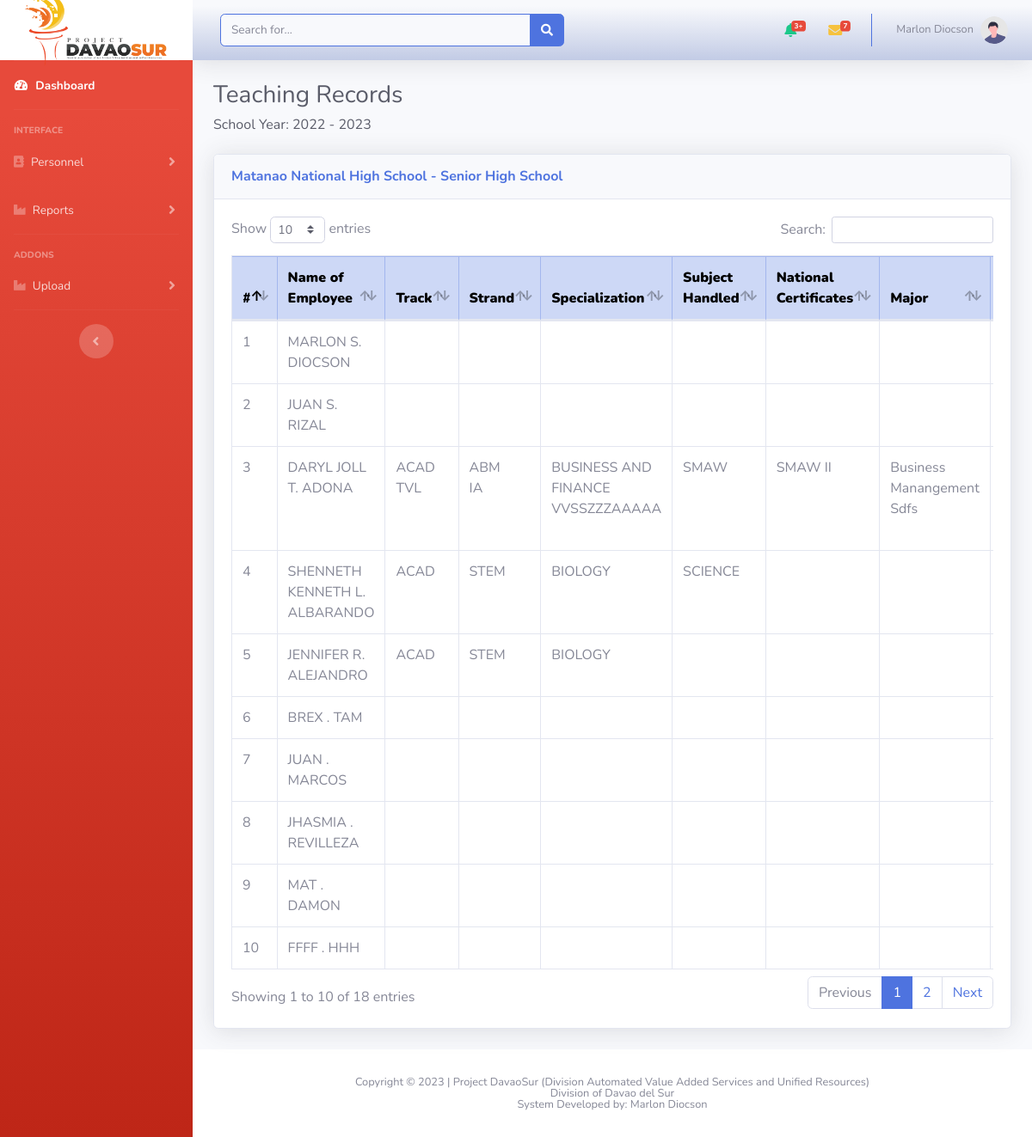
The page /admin/reportTeachRecords.php (signed in) on the database its author committed.
### tables this page shows
CREATE TABLE `personal_info` (
  `id` int(50) NOT NULL,
  `emp_no` varchar(50) NOT NULL,
  `lastname` varchar(255) NOT NULL,
  `firstname` varchar(255) NOT NULL,
  `middlename` varchar(255) NOT NULL,
  `exname` varchar(10) NOT NULL,
  `dob` varchar(30) NOT NULL,
  `pob` varchar(255) NOT NULL,
  `sex` varchar(10) NOT NULL,
  `civilstatus` varchar(50) NOT NULL,
  `others` varchar(255) NOT NULL,
  `height` varchar(10) NOT NULL,
  `weight` varchar(10) NOT NULL,
  `bloodtype` varchar(5) NOT NULL,
  `gsis_no` varchar(20) NOT NULL,
  `pagibig_no` varchar(20) NOT NULL,
  `philhealth_no` varchar(20) NOT NULL,
  `sss_no` varchar(20) NOT NULL,
  `tin_no` varchar(20) NOT NULL,
  `is_filipino` varchar(5) NOT NULL,
  `dual_birth` int(1) NOT NULL,
  `dual_naturalization` int(1) NOT NULL,
  `country` varchar(100) NOT NULL,
  `country_name` varchar(255) NOT NULL,
  `telephone` varchar(20) NOT NULL,
  `mobile` varchar(100) NOT NULL,
  `email` varchar(100) NOT NULL,
  `status` int(5) NOT NULL,
  `created_at` timestamp NOT NULL DEFAULT current_timestamp()
);

CREATE TABLE `subject_handled` (
  `id` int(50) NOT NULL,
  `emp_no` varchar(50) NOT NULL,
  `subject` varchar(255) NOT NULL,
  `semester` varchar(50) NOT NULL,
  `school_year` varchar(50) NOT NULL,
  `status` int(1) NOT NULL,
  `created_at` timestamp NOT NULL DEFAULT current_timestamp()
);

CREATE TABLE `national_cert` (
  `id` int(50) NOT NULL,
  `emp_no` varchar(255) NOT NULL,
  `nc_title` varchar(255) NOT NULL,
  `nc_level` varchar(10) NOT NULL,
  `valid_until` varchar(50) NOT NULL,
  `status` int(1) NOT NULL,
  `created_at` timestamp NOT NULL DEFAULT current_timestamp()
);

### admin/reportTeachRecords.php (the view, shortened to what this page needs)
<?php
    include('authentication.php');
    include('includes/header.php');
    include('includes/navbar.php');
?>
    <div class="container-fluid">
        <div class="d-sm-flex align-items-center justify-content-between mb-2">
            <h3 class="h3 mb-0 text-gray-800">Teaching Records</h3><br>
        </div>
        <div class="d-sm-flex align-items-center justify-content-between mb-4">
            <h6 class="h6 mb-0 text-gray-800">School Year: 2022 - 2023</h6>
        </div>
            <div class="card shadow mb-4">
                <div class="card-header py-3">
                        <h6 class="m-0 font-weight-bold text-primary">Matanao National High School - Senior High School
                        </h6>
                </div>
                <div class="card-body">
                    <div class="table-responsive">
                        <table class="table table-bordered" id="dataTable" width="100%" cellspacing="0">
                            <thead>
                                <tr class="table-primary">
                                    <th><b>#</b></th>
                                    <th><b>Name of Employee</b></th>
                                    <th><b>Track</b></th>
                                    <th><b>Strand</b></th>
                                    <th><b>Specialization</b></th>
                                    <th><b>Subject Handled</b></th>
                                    <th><b>National Certificates</b></th>
                                    <th><b>Major</b></th>
                                    <th><b>Minor</b></th>
                                </tr>
                            </thead>
                            <tbody>
                                <?php
                                    $count = 1;
                                    $query = "SELECT * FROM personal_info";
                                    $query_run = mysqli_query($con,$query);
                                    if(mysqli_num_rows($query_run) > 0){
                                        foreach($query_run as $row){
                                        ?>
                                            <tr class="table-row" data-href="reportInvTeachRecords.php" data-key="<?=$row['emp_no']?>">
                                                <td><?= $count++ ?></td>
                                                <td><?= strtoupper($row['firstname']." ".substr($row['middlename'],0,1).". ".$row['lastname']) ?></td>
                                                <?php
                                                    $empno = $row['emp_no'];
                                                    $query1 = "SELECT * FROM specialization where emp_no='$empno' ";
                                                    $query_run1 = mysqli_query($con,$query1);
                                                    $track = "";
                                                    $strand = "";
                                                    $title = "";
                                                    if(mysqli_num_rows($query_run1) > 0){
                                                        foreach($query_run1 as $row1){
                                                            $track .= $row1['track']." \r";
                                                            $strand .= $row1['strand']." \r";
                                                            $title .= $row1['title']." \r";
                                                        }
                                                ?>
                                                        <td><?= strtoupper(nl2br($track)) ?></td>
                                                        <td><?= strtoupper(nl2br($strand)) ?></td>
                                                        <td><?= strtoupper(nl2br($title)) ?></td>
                                                <?php
                                                    }else{
                                                ?>
                                                        <td> </td>
                                                        <td> </td>
                                                        <td> </td>
                                                <?php
                                                    }
                                                ?>
                                                <?php
                                                    $query1 = "SELECT * FROM subject_handled where emp_no='$empno' ";
                                                    $query_run1 = mysqli_query($con,$query1);
                                                    if(mysqli_num_rows($query_run1) > 0){
                                                        foreach($query_run1 as $row1){
                                                ?>
                                                        <td><?= strtoupper($row1['subject']) ?></td>
                                                <?php
                                                        }
                                                    }else{
                                                ?>
                                                        <td> </td>
                                                <?php
                                                    }
                                                ?>
                                                <?php
                                                    $query1 = "SELECT * FROM national_cert where emp_no='$empno' ";
                                                    $query_run1 = mysqli_query($con,$query1);
                                                    if(mysqli_num_rows($query_run1) > 0){
                                                        foreach($query_run1 as $row1){
                                                            if($row1['nc_level']=="2") $lvl = "II";
                                                ?>
                                                        <td><?= strtoupper($row1['nc_title'])." ".$lvl ?></td>
                                                <?php
                                                        }
                                                    }else{
                                                ?>
                                                        <td> </td>
                                                <?php
                                                    }
                                                ?>
                                                <?php
                                                    $query1 = "SELECT * FROM major_minor where emp_no='$empno' ";
                                                    $query_run1 = mysqli_query($con,$query1);
                                                    $maj = "";
                                                    $min = "";
                                                    if(mysqli_num_rows($query_run1) > 0){
                                                        foreach($query_run1 as $row1){
                                                            $maj .= $row1['major']." \r";
                                                            $min .= $row1['minor']." \r";
                                                        }
                                                ?>
                                                        <td><?= $maj ?></td>
                                                        <td><?= $min ?></td>
                                                <?php
                                                    }else{
                                                ?>
                                                        <td> </td>
                                                        <td> </td>
                                                <?php
                                                    }
                                                ?>
                                            </tr>
                                        <?php
                                        }
                                    }
                                    else{
                                        ?>
                                            <tr>
                                                <td colspan="6">No Records Found.</td>
                                            </tr>
                                        <?php
                                    }
                                ?>
                            </tbody>
                        </table>
                    </div>
                </div>
            </div>
        </div>
</div>
<?php
    include('includes/footer.php');
?>

### admin/reportTeachRecords.php (style rules this page uses)
.table-row { cursor:pointer; }

### rows shown on the page
personal_info: firstname+middlename+lastname "MARLON S. DIOCSON"
personal_info: firstname+middlename+lastname "JUAN S. RIZAL"
personal_info: firstname+middlename+lastname "DARYL JOLL T. ADONA", track "ACAD TVL", strand "ABM IA", title "BUSINESS AND FINANCE VVSSZZZAAAAA", maj "Business Manangement Sdfs"
subject_handled: subject "SMAW"
national_cert: nc_title "SMAW", nc_level "II"
personal_info: firstname+middlename+lastname "SHENNETH KENNETH L. ALBARANDO", track "ACAD", strand "STEM", title "BIOLOGY"
subject_handled: subject "SCIENCE"
personal_info: firstname+middlename+lastname "JENNIFER R. ALEJANDRO", track "ACAD", strand "STEM", title "BIOLOGY"
personal_info: firstname+middlename+lastname "BREX . TAM"
personal_info: firstname+middlename+lastname "JUAN . MARCOS"
personal_info: firstname+middlename+lastname "JHASMIA . REVILLEZA"
personal_info: firstname+middlename+lastname "MAT . DAMON"
personal_info: firstname+middlename+lastname "FFFF . HHH"

### other values the page prints
$_SESSION['auth_user']['user_name'] "Marlon Diocson"
